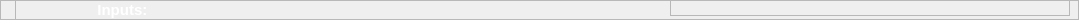
                  <widget class="QFrame" name="frame_18">
                   <property name="minimumSize">
                    <size>
                     <width>0</width>
                     <height>20</height>
                    </size>
                   </property>
                   <property name="maximumSize">
                    <size>
                     <width>16777215</width>
                     <height>20</height>
                    </size>
                   </property>
                   <property name="frameShape">
                    <enum>QFrame::StyledPanel</enum>
                   </property>
                   <property name="frameShadow">
                    <enum>QFrame::Raised</enum>
                   </property>
                   <widget class="QFrame" name="frame_24">
                    <property name="geometry">
                     <rect>
                      <x>0</x>
                      <y>0</y>
                      <width>16</width>
                      <height>20</height>
                     </rect>
                    </property>
                    <property name="frameShape">
                     <enum>QFrame::StyledPanel</enum>
                    </property>
                    <property name="frameShadow">
                     <enum>QFrame::Raised</enum>
                    </property>
                   </widget>
                   <widget class="QLabel" name="label_5">
                    <property name="geometry">
                     <rect>
                      <x>60</x>
                      <y>0</y>
                      <width>500</width>
                      <height>20</height>
                     </rect>
                    </property>
                    <property name="minimumSize">
                     <size>
                      <width>500</width>
                      <height>0</height>
                     </size>
                    </property>
                    <property name="maximumSize">
                     <size>
                      <width>500</width>
                      <height>16777215</height>
                     </size>
                    </property>
                    <property name="font">
                     <font>
                      <family>Arial</family>
                      <pointsize>11</pointsize>
                      <weight>75</weight>
                      <bold>true</bold>
                     </font>
                    </property>
                    <property name="styleSheet">
                     <string notr="true">border: none;
color: white;</string>
                    </property>
                    <property name="text">
                     <string>         Inputs:</string>
                    </property>
                   </widget>
                   <widget class="QFrame" name="frame_34">
                    <property name="geometry">
                     <rect>
                      <x>670</x>
                      <y>0</y>
                      <width>400</width>
                      <height>16</height>
                     </rect>
                    </property>
                    <property name="minimumSize">
                     <size>
                      <width>400</width>
                      <height>0</height>
                     </size>
                    </property>
                    <property name="maximumSize">
                     <size>
                      <width>400</width>
                      <height>16777215</height>
                     </size>
                    </property>
                    <property name="frameShape">
                     <enum>QFrame::StyledPanel</enum>
                    </property>
                    <property name="frameShadow">
                     <enum>QFrame::Raised</enum>
                    </property>
                    <layout class="QVBoxLayout" name="verticalLayout_17">
                     <property name="spacing">
                      <number>0</number>
                     </property>
                     <property name="leftMargin">
                      <number>0</number>
                     </property>
                     <property name="topMargin">
                      <number>0</number>
                     </property>
                     <property name="rightMargin">
                      <number>0</number>
                     </property>
                     <property name="bottomMargin">
                      <number>0</number>
                     </property>
                     <item>
                      <widget class="QLabel" name="Error_state">
                       <property name="font">
                        <font>
                         <pointsize>10</pointsize>
                        </font>
                       </property>
                       <property name="styleSheet">
                        <string notr="true">color:rgb(255, 0, 0);</string>
                       </property>
                       <property name="text">
                        <string/>
                       </property>
                      </widget>
                     </item>
                    </layout>
                   </widget>
                  </widget>
